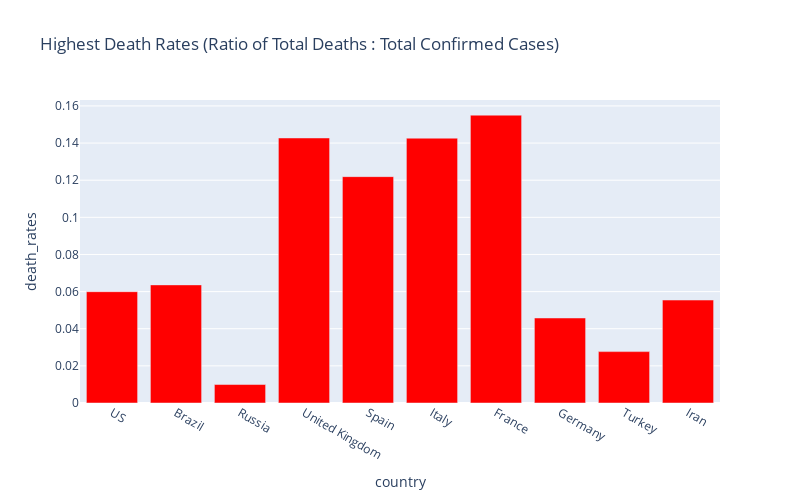

Here is the notebook cell this chart was saved with:
### Code cell
px.bar(
    sorted_country_df.head(10),
    x = "country",
    y = "death_rates",
    title= "Highest Death Rates (Ratio of Total Deaths : Total Confirmed Cases)",
    color_discrete_sequence=["red"], 
    height=500,
    width=800
)

### Figure 1 — Plotly figure (JSON) as saved in the notebook; plotly's stock layout.template omitted (floating-point values rounded to 4 significant figures)
{"data": [{"alignmentgroup": "True", "hovertemplate": "country=%{x}<br>death_rates=%{y}<extra></extra>", "legendgroup": "", "marker": {"color": "red"}, "name": "", "offsetgroup": "", "orientation": "v", "showlegend": false, "textposition": "auto", "type": "bar", "x": ["US", "Brazil", "Russia", "United Kingdom", "Spain", "Italy", "France", "Germany", "Turkey", "Iran"], "xaxis": "x", "y": [0.05995, 0.06361, 0.009953, 0.1427, 0.1219, 0.1426, 0.155, 0.04578, 0.02768, 0.05545], "yaxis": "y"}], "layout": {"barmode": "relative", "height": 500, "legend": {"tracegroupgap": 0}, "title": {"text": "Highest Death Rates (Ratio of Total Deaths : Total Confirmed Cases)"}, "width": 800, "xaxis": {"anchor": "y", "domain": [0, 1], "title": {"text": "country"}}, "yaxis": {"anchor": "x", "domain": [0, 1], "title": {"text": "death_rates"}}}}
